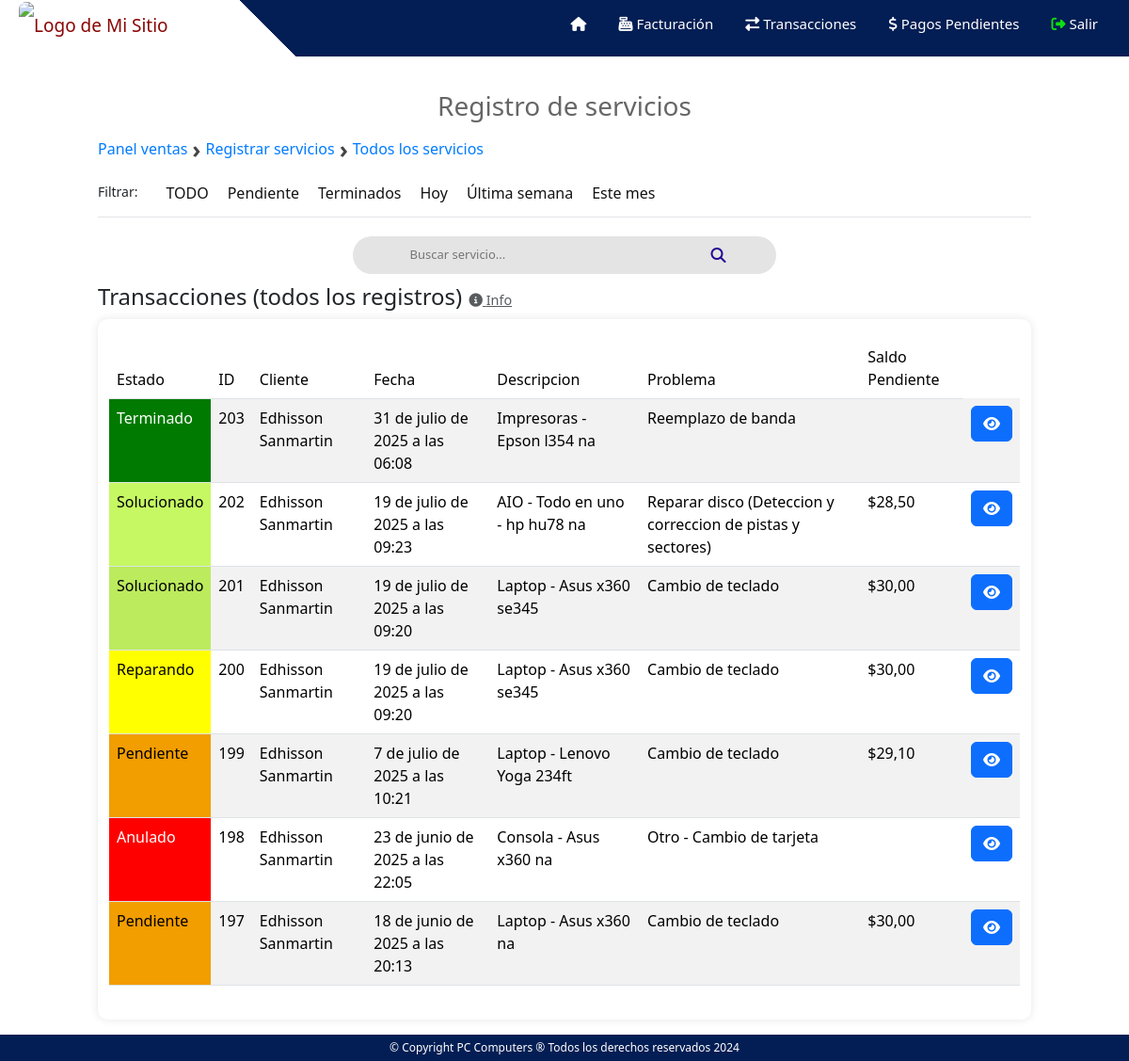
Before: /ventas/servicio/todos_registros (signed in) with the older database file.
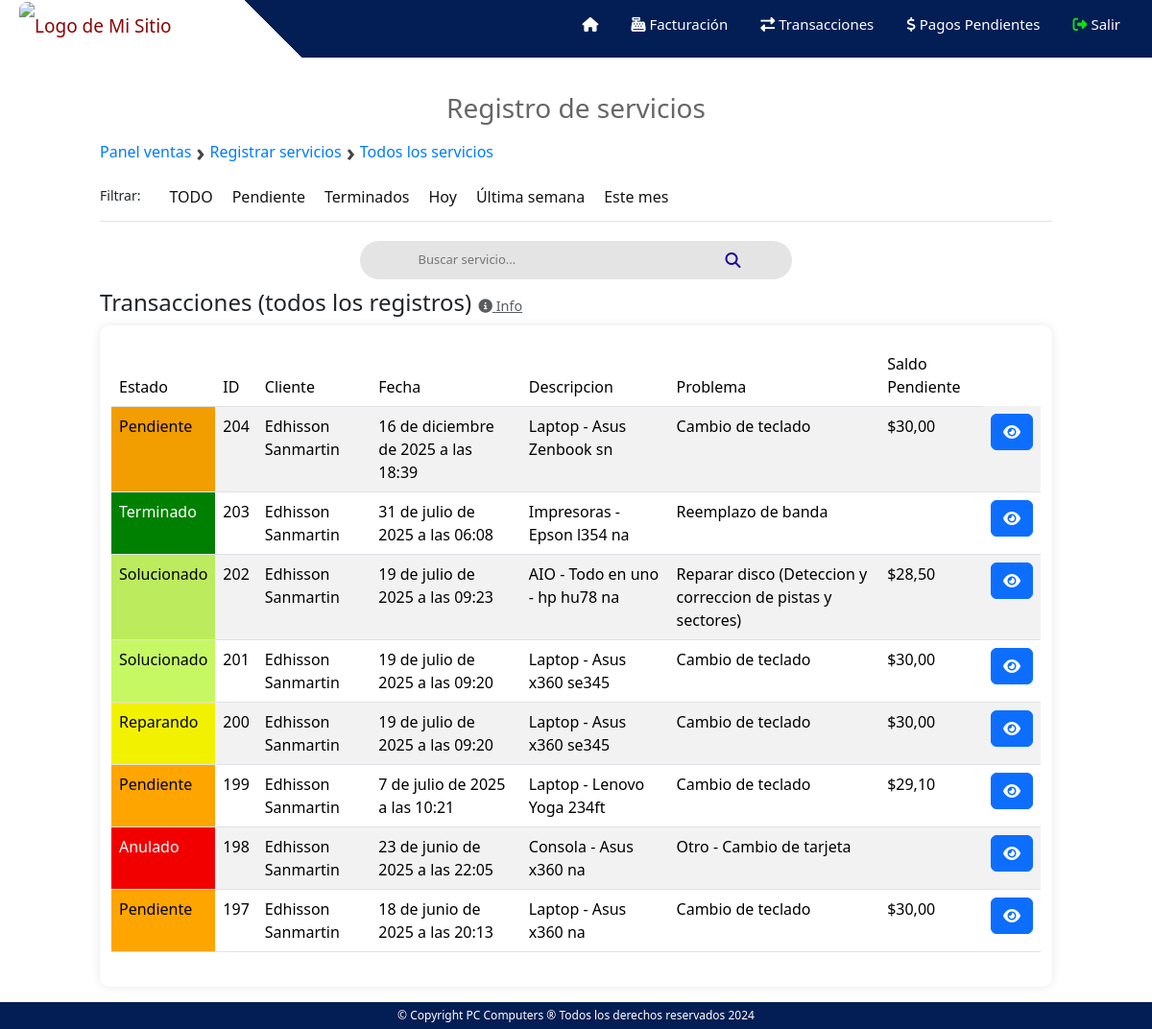
After: the same page with the newer database file.
### ventas/models.py (models this page shows)
class Servicio(models.Model):
    usuario = models.ForeignKey(User, on_delete=models.CASCADE)
    fecha_ingreso = models.DateTimeField(auto_now_add=True)
    fecha_entrega = models.DateTimeField(blank=True, null=True)
    tipo_servicio = models.CharField(max_length=100)
    equipo = models.CharField(max_length=100)
    marca = models.CharField(max_length=100)
    modelo = models.CharField(max_length=100)
    serie = models.CharField(max_length=100)
    descripcion_problema = models.TextField()
    solucion = models.TextField(blank=True, null=True)
    tecnico_asignado = models.CharField(max_length=100)
    usuario_recepta = models.CharField(max_length=100)
    costo = models.DecimalField(max_digits=10, decimal_places=2,blank=True, null=True)
    costo_sin_descuento = models.DecimalField(max_digits=10, decimal_places=2,blank=True, null=True)
    abonado = models.DecimalField(max_digits=10, decimal_places=2,blank=True, null=True)
    saldo = models.DecimalField(max_digits=10, decimal_places=2,blank=True, null=True)
    estado = models.CharField(max_length=15, default='pendiente')#el otro estado es terminado
    numero_reparacion = models.IntegerField(blank=True, null=True)

### ventas/decorators.py (the view)
    def wrapped_view(request, *args, **kwargs):
        if request.user.is_authenticated and request.user.groups.filter(name='Vendedores').exists():
            return view_func(request, *args, **kwargs)
        else:
            return redirect('/')

### templates/registro_servicios_lista.html (shortened to what this page needs)
{% extends "ventas.html" %}
{% block content %}
{% load static %}
<h3 class="titulo-registro">Registro de servicios </h3>
<div class="breadcrumb">
    <a href="/ventas">Panel ventas</a>
    <span>›</span>
    <a href="/ventas/registro_servicios">Registrar servicios</a>
    <span>›</span>
    <a href="/ventas/servicio/todos_registros">Todos los servicios</a>
</div>
<div class="options-container">
      <p class="etiqueta-filtrar">Filtrar: </p>
      <a href="/ventas/servicio/todos_registros?option=todo" class="option-button" >TODO</a>
      <a href="/ventas/servicio/todos_registros?option=pendiente" class="option-button" >Pendiente</a>
      <a href="/ventas/servicio/todos_registros?option=terminados" class="option-button" >Terminados</a>
      <a href="/ventas/servicio/todos_registros?option=hoy" class="option-button" >Hoy</a>
      <a href="/ventas/servicio/todos_registros?option=semana" class="option-button" >Última semana</a>
      <a href="/ventas/servicio/todos_registros?option=mes" class="option-button" >Este mes</a>
</div>
<div class="centered-modal">
    <div class="centered">
        <div class="search-bar-registros">
            <input type="text" name="buscador" id="buscador" placeholder="Buscar servicio...">
            <i class="fas fa-search" id="barra-busqueda"></i>
        </div>
    </div>
</div>
<h4>Transacciones {% if option == None%} (todos los registros) {% elif option == 'hoy' %} (hoy) {% elif option == 'semana' %} (Última semana) {% elif option == 'mes' %} (Este mes) {% elif option == 'pendiente' %} (Pendientes) {% elif option == 'terminado' %} (Terminados) {% elif option == 'todo' %} (Todas las transacciones){%endif%}
    <button type="button" class="btn btn-link p-0 m-0 align-baseline text-muted"
            data-bs-toggle="modal" data-bs-target="#modalEstados"
            style="font-size: 0.9rem;" title="Ver leyenda de estados">
        <i class="fa fa-info-circle"></i> Info
    </button>
</h4>
<div class="container">
        <table class="table table-striped" id="tabla-productos">
            <thead>
            <tr>
                <th scope="col">Estado</th>
                <th scope="col">ID </th>
                <th scope="col">Cliente</th>
                <th scope="col">Fecha</th>
                <th scope="col">Descripcion</th>
                <th scope="col">Problema</th>
                <th scope="col">Saldo Pendiente</th>
            </tr>
            </thead>
            <tbody id="productos-tbody">
            {% for servicioT in registros%}
                <tr>
                    {% if servicioT.estado == 'pendiente'%}
                        <td style="background-color: orange; color: black;">Pendiente</td>
                    {% elif servicioT.estado == 'revision' %}
                        <td style="background-color: blue; color: white;">En revisión</td>
                    {% elif servicioT.estado == 'reparando' %}
                        <td style="background-color: yellow; color: black;">Reparando</td>
                    {% elif servicioT.estado == 'solucionado' %}
                        <td style="background-color: #C6F863; color: black;">Solucionado</td>
                    {% elif servicioT.estado == 'terminado' %}
                        <td style="background-color: green; color: white;">Terminado</td>
                    {% else %}
                        <td style="background-color: red; color: white;">Anulado</td>
                    {% endif %}
                    <td scope="col">{{servicioT.id}}</td>
                    <td scope="col">{{servicioT.usuario.first_name}} {{servicioT.usuario.last_name}}</td>
                    <td scope="col">{{servicioT.fecha_ingreso}}</td>
                    <td scope="col">{{servicioT.equipo}} - {{servicioT.marca}} {{servicioT.modelo}} {{servicioT.serie}}</td>
                    <td scope="col">{{servicioT.descripcion_problema}}</td>
                    {% if servicioT.estado == 'pendiente' or  servicioT.estado == 'revision' or  servicioT.estado == 'reparando' or  servicioT.estado == 'solucionado'%}
                        <td scope="col">${{servicioT.saldo}}</td>
                    {% else %}
                        <td scope="col"></td>
                    {% endif %}
                    <td scope="col"><button type="button" class="btn btn-primary abrir-modal" data-toggle="modal" data-target="#miModalBusqueda{{ servicioT.id }}"><i class="fa-solid fa-eye"></i></button></td>
                </tr>
            {%endfor%}
            </tbody>
        </table>
  </div>
{% endblock %}

### templates/ventas.html (shortened to what this page needs)
{% load static %}
<!DOCTYPE html>
<html lang="es">
<head>
    <link rel="stylesheet" type="text/css" href="{% static 'css/barraNavegacion.css' %}">
    <link rel="stylesheet" type="text/css" href="{% static 'css/piePagina.css' %}">
    <link rel="stylesheet" type="text/css" href="{% static 'css/ventas_inicio.css' %}">
    <link rel="stylesheet" type="text/css" href="{% static 'css/ventas_transacciones.css' %}">
    <link rel="stylesheet" type="text/css" href="{% static 'css/operacion.css' %}">
    <link href="https://cdn.jsdelivr.net/npm/bootstrap@5.3.2/dist/css/bootstrap.min.css" rel="stylesheet">
    {% load static %}
</head>
<body>
    <header>
        <nav>
            <label class="brand">
                <div class="logo">
                    <a href="/">
                        <img src="{% static 'img/logo.png' %}" alt="Logo de Mi Sitio">
                    </a>
                </div>
            </label>
            <ul>
                <li><a href="/ventas"><i class="fa-solid fa-house"></i></a></li>
                <li><a href="/ventas/facturacion"><i class="fa-solid fa-cash-register"></i> Facturación</a></li>
                <li><a href="/ventas/transacciones"><i class="fa-solid fa-right-left"></i> Transacciones</a></li>
                <li><a href="/ventas/pagospendientes"><i class="fa-solid fa-dollar-sign"></i> Pagos Pendientes</a></li>
                {% if user.is_authenticated %}
                    <li id="users-btn-perfil"><a href="/cerrar-sesion/" ><i class="fa-solid fa-right-from-bracket"></i> Salir</a></li>
                {% endif %}
            </ul>
        </nav>
    </header>
    <main>
        <div class="contenido">
            {% block content %}
            {% endblock %}
        </div>
    </main>
        <p class="copyright-text">&copy; Copyright PC Computers &reg; Todos los derechos reservados 2024</p>
</body>
</html>

### static/css/barraNavegacion.css (style rules this page uses)
* { margin: 0; padding: 0; box-sizing: border-box; list-style: none; text-decoration: none; }
nav { width: 100%; height: 60px !important; min-height: 60px !important; background: linear-gradient(45deg, #FFFFFF 0%, #FFFFFF 25%, #031E54 25%, #031E54 100%); background-size: 100% 100%; position: fixed; z-index: 5; }
.brand { margin-right: 5%; line-height: 50px; }
.brand a { color: rgb(138, 5, 5); font-size: 19px; }
ul { float: right; margin-right: 90px; }
nav ul li { display: inline-block; line-height: 50px; white-space: nowrap; }
nav ul li a { color: Interfaz 1 rgb(194, 194, 194); font-size: 15px; padding: 7px 13px; border-radius: 3px; margin-left: 4px; white-space: nowrap; }
.logo img { list-style: none; width: 220px; height: auto; margin-left: 20px; }
nav a { text-decoration: none; color: #ffffff; }
.contenido { padding-top: 12vh; padding-left: 13vh; padding-right: 13vh; }
#users-btn-perfil .fa-solid { color: rgb(16, 222, 16); }
@media (max-width:1300px) { ul { margin-right: 20px; } }

### static/css/piePagina.css (style rules this page uses)
p { font-size: 10px; }
.copyright-text { text-align: center; font-size: 12px; background-color: #031E54; color: #fff; margin: 0; padding: 5px 0; }

### static/css/ventas_inicio.css (style rules this page uses)
body { font-family: Arial, sans-serif; background-color: #f0f0f0; color: #333; margin: 0; padding: 0; }
.centered, .centered-modal { display: flex; justify-content: center; align-items: center; }

### static/css/ventas_transacciones.css (style rules this page uses)
.container { max-width: 800px; margin: 20px auto; padding: 20px; background-color: #fff; border-radius: 10px; box-shadow: 0 0 10px rgba(0, 0, 0, 0.1); }
table { width: 100%; border-collapse: collapse; }
th, td { padding: 8px; border-bottom: 1px solid #ddd; }
th { background-color: #f2f2f2; color: #555; font-weight: normal; }
tr:nth-child(even) { background-color: #f6f6f6; }
.options-container { margin-top: 10px; margin-bottom: 20px; border-bottom: 1px solid #e3e3e6; display: flex; }
.etiqueta-filtrar { font-size: 14px; padding-right: 20px; }
.option-button { display: inline-block; margin: 0 5px; padding: 0px 5px; text-decoration: none; color: #131313; background-color: transparent; cursor: pointer; font-size: 16px; }

### static/css/operacion.css (style rules this page uses)
input[type="text"], input[type="number"], textarea, select { width: 100%; padding: 5px; margin-bottom: 5px; border: 1px solid #ccc; border-radius: 5px; box-sizing: border-box; }
.container { display: flex; gap: 20px; }
img { width: 100%; max-height: 300px; object-fit: cover; border-radius: 8px; }
.container { max-width: 1200px; margin: auto; }
.breadcrumb { font-size: 14px; color: #666; margin: 10px 0; display: flex; align-items: center; gap: 5px; }
.breadcrumb a { text-decoration: none; color: #007bff; font-weight: 500; transition: 0.3s; }
.breadcrumb span { font-size: 25px; font-weight: bold; color: #444; }
.centered, .centered-modal { display: flex; justify-content: center; align-items: center; }

### templates/registro_servicios_lista.html (style rules this page uses)
.titulo-registro { text-align: center; color: #666666; }
.search-bar-registros { display: flex; justify-content: center; align-items: center; height: 40px; width: 450px; background-color: #e4e4e4; border-radius: 20px; transition: transform 0.3s, border-radius 0.3s; cursor: pointer; margin-bottom: 10px; }
.search-bar-registros i { color: rgb(35, 4, 148); margin-right: 11px; }
.search-bar-registros input { border: none; background: transparent; font-size: 13px; outline: none; margin-top: 3px; margin-bottom: 3px; margin-left: 13px; margin-right: 10px; width: 70%; transition: width 0.3s; }

Changed rows visible on the page:
added Servicio: estado "Pendiente", id "204", usuario.first_name "Edhisson", usuario.last_name "Sanmartin", fecha_ingreso "16 de diciembre de 2025 a las 18:39", equipo "Laptop", marca "Asus", modelo "Zenbook", serie "sn", descripcion_problema "Cambio de teclado", saldo "30,00"
